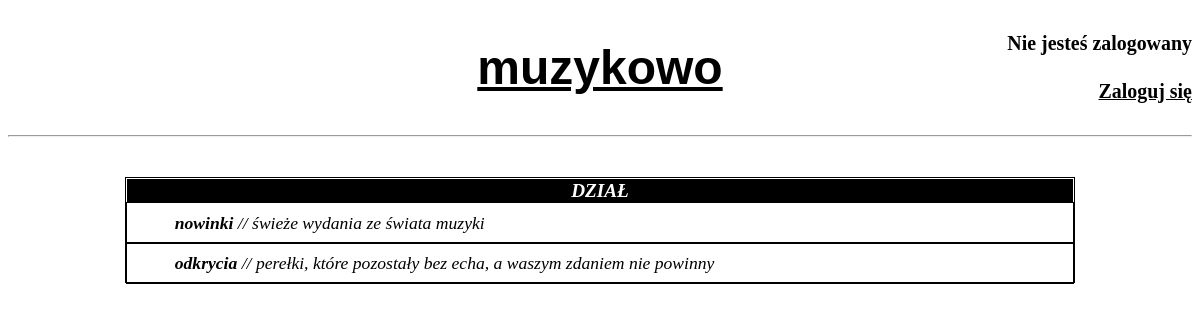
The page / on the database its author committed.
### Forum/models.py (models this page shows, shortened)
class Section(models.Model):
    id = models.AutoField(primary_key=True)
    sortOrder = models.IntegerField()
    name = models.CharField(max_length=64)
    description = models.CharField(max_length=128, default='')

### Forum/views.py (the view)
# urls.py: path('', views.homepage, name='homepage'),
def homepage(request):
    sections = Section.objects.all()
    sections = list(sections)
    sections.sort(key=operator.attrgetter('sortOrder'))
    return render(request, 'index.html', {
        'sections': sections,
    })

### templates/index.html (shortened to what this page needs)
{% extends 'base.html' %}
{% block 'siteContent' %}
<div class="sections">
    <div class="sectionsHeader">
        <p><b><i>DZIAŁ</i></b></p>
    </div>
    {% for section in sections %}
    <div class="section">
        <a href="{% url 'sectionpage' section.name %}"><p><i><b>{{section.name}} </b> // {{section.description}} </i></p></a>
    </div>
    {% endfor %}
</div>
{% endblock %}

### templates/base.html (style rules this page uses)
a { color: black; }

### templates/index.html (style rules this page uses)
.sections { margin-top: 5vh; margin-left: auto; margin-right: auto; border: 1px black solid; width: 80%; }
.sectionsHeader { display: grid; min-height: 3vh; }
.section { display: grid; min-height: 5vh; }
.section p { padding-left: 5%; text-align: left; display: flex; align-items: center; margin: 0; padding-top: auto; padding-bottom: auto; height: 100%; font-size: 1.1em; border: 1px black solid; }
.sectionsHeader p { font-size: 1.2em; color: white; background-color: black; display: flex; justify-content: center; align-items: center; margin: 0; padding-top: auto; padding-bottom: auto; height: 100%; border: 1px white solid; }
.section a { text-decoration: none; }

### rows shown on the page
Section: name "nowinki", description "świeże wydania ze świata muzyki"
Section: name "odkrycia", description "perełki, które pozostały bez echa, a waszym zdaniem nie powinny"
